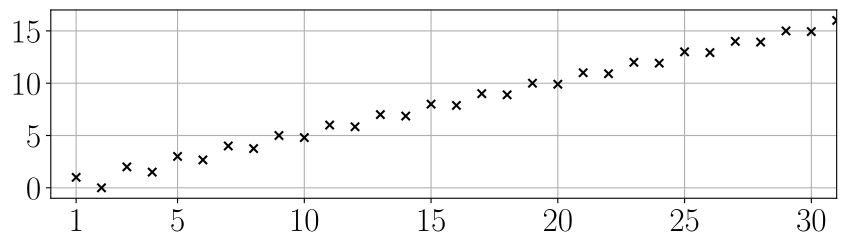

The Python source for this figure:
import numpy as np, matplotlib.pyplot as plt
from matplotlib import rcParams
from pathlib import Path

rcParams['font.size'] = 24
rcParams['text.usetex'] = True

fig = plt.figure(figsize=(9,3))
ax = fig.add_subplot()

def f(n):
    if n % 2 == 1:
        return (n + 1) / 2
    else:
        return n / 2 - 2 / n

n = np.arange(1, 33)
a_n = np.array([f(j) for j in n])

ax.grid()
ax.set_axisbelow(True)
ax.scatter(n, a_n, color='black', marker='x')

ax.set_xlim(0, 31)
ax.set_ylim(-1, 17)
ax.set_xticks(ticks=[1, 5, 10, 15, 20, 25, 30])
ax.set_yticks(ticks=[0, 5, 10, 15])

plt.tight_layout()

plt.savefig(Path(__file__).with_suffix('.pdf'), format="pdf", bbox_inches="tight")
#plt.show()
